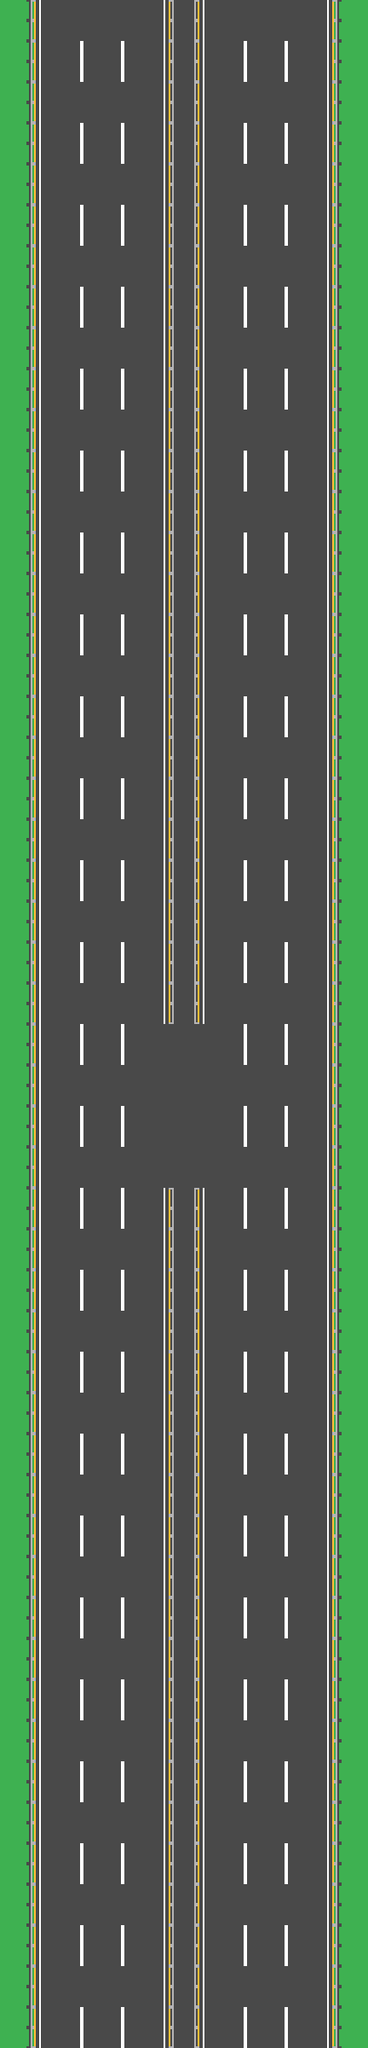

Below is a game level as drawn by its tile map, then a one-line description and the .tmx file that defines it, in full:
An orthogonal 9x50 tile map with 48x48 px tiles, 1 tile layer (road) and 14 objects.

<map version="1.8" tiledversion="1.8.2" orientation="orthogonal" renderorder="right-down" width="9" height="50" tilewidth="48" tileheight="48" infinite="0" nextlayerid="14" nextobjectid="73">
 <editorsettings>
  <export target="../chunk1.lua" format="custom" />
 </editorsettings>
 <tileset firstgid="1" source="tileset.tsx" />
 <group id="4" name="objects">
  <objectgroup id="5" name="rightPaths">
   <object id="30" x="336" y="0" width="48" height="2400" />
   <object id="48" x="288" y="0" width="48" height="2400" />
   <object id="50" x="240" y="0" width="48" height="2400" />
  </objectgroup>
  <objectgroup id="13" name="leftPaths">
   <object id="69" x="144" y="0" width="48" height="2400" />
   <object id="70" x="96" y="0" width="48" height="2400" />
   <object id="72" x="48" y="0" width="48" height="2400" />
  </objectgroup>
  <objectgroup id="6" name="grass">
   <object id="39" x="0.0078125" y="0.00390625" width="30.9013" height="2400" />
   <object id="51" x="401.011" y="0.0222222" width="30.9889" height="2399.98" />
  </objectgroup>
  <objectgroup id="7" name="obstacles">
   <object id="42" x="36.0039" y="0.00390625" width="5.99609" height="2400.01" />
   <object id="55" x="390" y="0.00390625" width="6" height="2400.02" />
   <object id="56" x="228.091" y="0.0434783" width="5.86561" height="1200.14" />
   <object id="57" x="198" y="0.173913" width="6.01563" height="1199.83" />
   <object id="58" x="198.022" y="1392.04" width="5.97778" height="1007.96" />
   <object id="59" x="228" y="1392" width="6.00781" height="1008.06" />
  </objectgroup>
 </group>
 <group id="3" name="sprites">
  <layer id="1" name="road" width="9" height="50">
   <data encoding="csv">
8,6,6,6,10,6,6,6,9,
8,3,5,4,10,3,5,4,9,
8,6,6,6,10,6,6,6,9,
8,3,5,4,10,3,5,4,9,
8,6,6,6,10,6,6,6,9,
8,3,5,4,10,3,5,4,9,
8,6,6,6,10,6,6,6,9,
8,3,5,4,10,3,5,4,9,
8,6,6,6,10,6,6,6,9,
8,3,5,4,10,3,5,4,9,
8,6,6,6,10,6,6,6,9,
8,3,5,4,10,3,5,4,9,
8,6,6,6,10,6,6,6,9,
8,3,5,4,10,3,5,4,9,
8,6,6,6,10,6,6,6,9,
8,3,5,4,10,3,5,4,9,
8,6,6,6,10,6,6,6,9,
8,3,5,4,10,3,5,4,9,
8,6,6,6,10,6,6,6,9,
8,3,5,4,10,3,5,4,9,
8,6,6,6,10,6,6,6,9,
8,3,5,4,10,3,5,4,9,
8,6,6,6,10,6,6,6,9,
8,3,5,4,10,3,5,4,9,
8,6,6,6,10,6,6,6,9,
8,3,5,4,6,3,5,4,9,
8,6,6,6,6,6,6,6,9,
8,3,5,4,6,3,5,4,9,
8,6,6,6,6,6,6,6,9,
8,3,5,4,10,3,5,4,9,
8,6,6,6,10,6,6,6,9,
8,3,5,4,10,3,5,4,9,
8,6,6,6,10,6,6,6,9,
8,3,5,4,10,3,5,4,9,
8,6,6,6,10,6,6,6,9,
8,3,5,4,10,3,5,4,9,
8,6,6,6,10,6,6,6,9,
8,3,5,4,10,3,5,4,9,
8,6,6,6,10,6,6,6,9,
8,3,5,4,10,3,5,4,9,
8,6,6,6,10,6,6,6,9,
8,3,5,4,10,3,5,4,9,
8,6,6,6,10,6,6,6,9,
8,3,5,4,10,3,5,4,9,
8,6,6,6,10,6,6,6,9,
8,3,5,4,10,3,5,4,9,
8,6,6,6,10,6,6,6,9,
8,3,5,4,10,3,5,4,9,
8,6,6,6,10,6,6,6,9,
8,3,5,4,10,3,5,4,9
</data>
  </layer>
 </group>
</map>